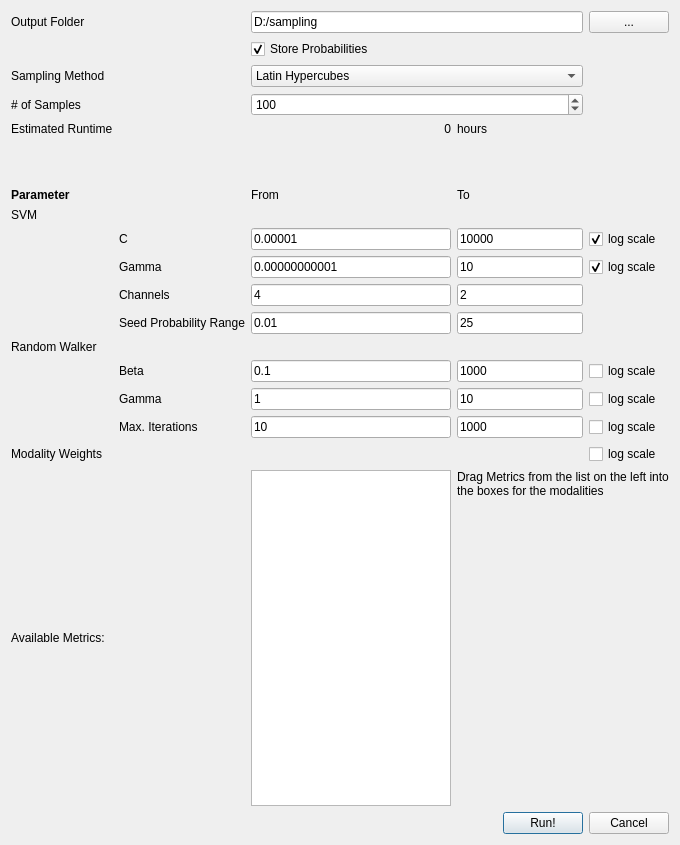
<?xml version="1.0" encoding="UTF-8"?>
<ui version="4.0">
 <class>samplingSettings</class>
 <widget class="QDialog" name="samplingSettings">
  <property name="geometry">
   <rect>
    <x>0</x>
    <y>0</y>
    <width>680</width>
    <height>845</height>
   </rect>
  </property>
  <property name="windowTitle">
   <string>Sampling Settings</string>
  </property>
  <layout class="QGridLayout" name="gridLayout">
   <item row="0" column="4">
    <widget class="QPushButton" name="pbChooseOutputFolder">
     <property name="text">
      <string>...</string>
     </property>
    </widget>
   </item>
   <item row="16" column="3">
    <widget class="QLineEdit" name="leGammaMax">
     <property name="text">
      <string>10</string>
     </property>
    </widget>
   </item>
   <item row="4" column="3">
    <widget class="QLabel" name="label_13">
     <property name="text">
      <string>hours</string>
     </property>
    </widget>
   </item>
   <item row="3" column="0">
    <widget class="QLabel" name="label_11">
     <property name="text">
      <string># of Samples</string>
     </property>
    </widget>
   </item>
   <item row="14" column="3">
    <widget class="QLineEdit" name="leBetaMax">
     <property name="text">
      <string>1000</string>
     </property>
    </widget>
   </item>
   <item row="22" column="3" colspan="2">
    <widget class="QLabel" name="lbAvailableMetricsDescription">
     <property name="enabled">
      <bool>true</bool>
     </property>
     <property name="text">
      <string>Drag Metrics from the list on the left into the boxes for the modalities</string>
     </property>
     <property name="alignment">
      <set>Qt::AlignLeading|Qt::AlignLeft|Qt::AlignTop</set>
     </property>
     <property name="wordWrap">
      <bool>true</bool>
     </property>
    </widget>
   </item>
   <item row="19" column="0">
    <widget class="QLabel" name="label_9">
     <property name="text">
      <string>Modality Weights</string>
     </property>
    </widget>
   </item>
   <item row="4" column="0">
    <widget class="QLabel" name="label_12">
     <property name="text">
      <string>Estimated Runtime</string>
     </property>
    </widget>
   </item>
   <item row="22" column="2">
    <widget class="QListWidget" name="lwAvailableMetrics">
     <property name="enabled">
      <bool>true</bool>
     </property>
     <property name="dragEnabled">
      <bool>true</bool>
     </property>
     <property name="dragDropMode">
      <enum>QAbstractItemView::DragOnly</enum>
     </property>
    </widget>
   </item>
   <item row="0" column="0">
    <widget class="QLabel" name="label_8">
     <property name="text">
      <string>Output Folder</string>
     </property>
    </widget>
   </item>
   <item row="7" column="3">
    <widget class="QLabel" name="label_6">
     <property name="text">
      <string>To</string>
     </property>
    </widget>
   </item>
   <item row="5" column="2" rowspan="2">
    <spacer name="verticalSpacer">
     <property name="orientation">
      <enum>Qt::Vertical</enum>
     </property>
     <property name="sizeHint" stdset="0">
      <size>
       <width>20</width>
       <height>40</height>
      </size>
     </property>
    </spacer>
   </item>
   <item row="3" column="2" colspan="2">
    <widget class="QSpinBox" name="sbNumberOfSamples">
     <property name="maximum">
      <number>999999999</number>
     </property>
     <property name="singleStep">
      <number>10</number>
     </property>
     <property name="value">
      <number>100</number>
     </property>
    </widget>
   </item>
   <item row="22" column="0">
    <widget class="QLabel" name="lbAvailableMetrics">
     <property name="enabled">
      <bool>true</bool>
     </property>
     <property name="text">
      <string>Available Metrics:</string>
     </property>
    </widget>
   </item>
   <item row="16" column="2">
    <widget class="QLineEdit" name="leGammaMin">
     <property name="text">
      <string>1</string>
     </property>
    </widget>
   </item>
   <item row="10" column="1">
    <widget class="QLabel" name="lbSVMGamma">
     <property name="text">
      <string>Gamma</string>
     </property>
    </widget>
   </item>
   <item row="14" column="4">
    <widget class="QCheckBox" name="cbBetaLogScale">
     <property name="text">
      <string>log scale</string>
     </property>
    </widget>
   </item>
   <item row="0" column="2" colspan="2">
    <widget class="QLineEdit" name="leOutputFolder">
     <property name="text">
      <string>D:/sampling</string>
     </property>
    </widget>
   </item>
   <item row="14" column="2">
    <widget class="QLineEdit" name="leBetaMin">
     <property name="text">
      <string>0.1</string>
     </property>
    </widget>
   </item>
   <item row="7" column="0">
    <widget class="QLabel" name="label_4">
     <property name="text">
      <string>&lt;html&gt;&lt;head/&gt;&lt;body&gt;&lt;p&gt;&lt;span style=&quot; font-weight:600;&quot;&gt;Parameter&lt;/span&gt;&lt;/p&gt;&lt;/body&gt;&lt;/html&gt;</string>
     </property>
     <property name="textFormat">
      <enum>Qt::RichText</enum>
     </property>
    </widget>
   </item>
   <item row="9" column="2">
    <widget class="QLineEdit" name="leSVM_C_From">
     <property name="text">
      <string>0.00001</string>
     </property>
    </widget>
   </item>
   <item row="9" column="1">
    <widget class="QLabel" name="lbSVMC">
     <property name="text">
      <string>C</string>
     </property>
    </widget>
   </item>
   <item row="9" column="3">
    <widget class="QLineEdit" name="leSVM_C_To">
     <property name="text">
      <string>10000</string>
     </property>
    </widget>
   </item>
   <item row="19" column="4">
    <widget class="QCheckBox" name="cbWeightLogScale">
     <property name="text">
      <string>log scale</string>
     </property>
    </widget>
   </item>
   <item row="10" column="4">
    <widget class="QCheckBox" name="cbSVM_Gamma_LogScale">
     <property name="text">
      <string>log scale</string>
     </property>
     <property name="checked">
      <bool>true</bool>
     </property>
    </widget>
   </item>
   <item row="16" column="4">
    <widget class="QCheckBox" name="cbGammaLogScale">
     <property name="text">
      <string>log scale</string>
     </property>
    </widget>
   </item>
   <item row="7" column="2">
    <widget class="QLabel" name="label_5">
     <property name="text">
      <string>From</string>
     </property>
    </widget>
   </item>
   <item row="2" column="2" colspan="2">
    <widget class="QComboBox" name="cbSamplingMethod">
     <property name="currentText">
      <string>Latin Hypercubes</string>
     </property>
     <property name="currentIndex">
      <number>1</number>
     </property>
     <item>
      <property name="text">
       <string>Random</string>
      </property>
     </item>
     <item>
      <property name="text">
       <string>Latin Hypercubes</string>
      </property>
     </item>
    </widget>
   </item>
   <item row="16" column="1">
    <widget class="QLabel" name="lbERWGamma">
     <property name="text">
      <string>Gamma</string>
     </property>
    </widget>
   </item>
   <item row="11" column="3">
    <widget class="QLineEdit" name="leSVM_Channels_To">
     <property name="text">
      <string>2</string>
     </property>
    </widget>
   </item>
   <item row="12" column="1">
    <widget class="QLabel" name="lbSVMSeedSetProb">
     <property name="text">
      <string>Seed Probability Range</string>
     </property>
    </widget>
   </item>
   <item row="12" column="2">
    <widget class="QLineEdit" name="leSVM_SeedSetProb_From">
     <property name="text">
      <string>0.01</string>
     </property>
    </widget>
   </item>
   <item row="12" column="3">
    <widget class="QLineEdit" name="leSVM_SeedSetProb_To">
     <property name="text">
      <string>25</string>
     </property>
    </widget>
   </item>
   <item row="4" column="2">
    <widget class="QLabel" name="lbEstimate">
     <property name="text">
      <string>0</string>
     </property>
     <property name="alignment">
      <set>Qt::AlignRight|Qt::AlignTrailing|Qt::AlignVCenter</set>
     </property>
    </widget>
   </item>
   <item row="14" column="1">
    <widget class="QLabel" name="lbERWBeta">
     <property name="text">
      <string>Beta</string>
     </property>
    </widget>
   </item>
   <item row="2" column="0">
    <widget class="QLabel" name="label">
     <property name="text">
      <string>Sampling Method</string>
     </property>
    </widget>
   </item>
   <item row="10" column="3">
    <widget class="QLineEdit" name="leSVM_gamma_To">
     <property name="text">
      <string>10</string>
     </property>
    </widget>
   </item>
   <item row="11" column="2">
    <widget class="QLineEdit" name="leSVM_Channels_From">
     <property name="text">
      <string>4</string>
     </property>
    </widget>
   </item>
   <item row="10" column="2">
    <widget class="QLineEdit" name="leSVM_gamma_From">
     <property name="text">
      <string>0.00000000001</string>
     </property>
    </widget>
   </item>
   <item row="11" column="1">
    <widget class="QLabel" name="lbSVMChannels">
     <property name="text">
      <string>Channels</string>
     </property>
    </widget>
   </item>
   <item row="9" column="4">
    <widget class="QCheckBox" name="cbSVM_C_LogScale">
     <property name="text">
      <string>log scale</string>
     </property>
     <property name="checked">
      <bool>true</bool>
     </property>
    </widget>
   </item>
   <item row="13" column="0">
    <widget class="QLabel" name="label_15">
     <property name="text">
      <string>Random Walker</string>
     </property>
    </widget>
   </item>
   <item row="8" column="0">
    <widget class="QLabel" name="label_16">
     <property name="text">
      <string>SVM</string>
     </property>
    </widget>
   </item>
   <item row="1" column="2">
    <widget class="QCheckBox" name="cbStoreProbabilities">
     <property name="text">
      <string>Store Probabilities</string>
     </property>
     <property name="checked">
      <bool>true</bool>
     </property>
    </widget>
   </item>
   <item row="23" column="0" colspan="5">
    <widget class="QWidget" name="wdButtonBar" native="true">
     <layout class="QHBoxLayout" name="horizontalLayout">
      <property name="spacing">
       <number>6</number>
      </property>
      <property name="leftMargin">
       <number>0</number>
      </property>
      <property name="topMargin">
       <number>0</number>
      </property>
      <property name="rightMargin">
       <number>0</number>
      </property>
      <property name="bottomMargin">
       <number>0</number>
      </property>
      <item>
       <spacer name="horizontalSpacer">
        <property name="orientation">
         <enum>Qt::Horizontal</enum>
        </property>
        <property name="sizeHint" stdset="0">
         <size>
          <width>40</width>
          <height>20</height>
         </size>
        </property>
       </spacer>
      </item>
      <item>
       <widget class="QPushButton" name="pbRun">
        <property name="text">
         <string>Run!</string>
        </property>
        <property name="default">
         <bool>true</bool>
        </property>
       </widget>
      </item>
      <item>
       <widget class="QPushButton" name="pbCancel">
        <property name="text">
         <string>Cancel</string>
        </property>
       </widget>
      </item>
     </layout>
    </widget>
   </item>
   <item row="17" column="1">
    <widget class="QLabel" name="lbERWMaxIter">
     <property name="text">
      <string>Max. Iterations</string>
     </property>
    </widget>
   </item>
   <item row="17" column="2">
    <widget class="QLineEdit" name="leMaxIterMin">
     <property name="text">
      <string>10</string>
     </property>
    </widget>
   </item>
   <item row="17" column="3">
    <widget class="QLineEdit" name="leMaxIterMax">
     <property name="text">
      <string>1000</string>
     </property>
    </widget>
   </item>
   <item row="17" column="4">
    <widget class="QCheckBox" name="cbMaxIterLogScale">
     <property name="text">
      <string>log scale</string>
     </property>
    </widget>
   </item>
  </layout>
 </widget>
 <tabstops>
  <tabstop>leOutputFolder</tabstop>
  <tabstop>pbChooseOutputFolder</tabstop>
  <tabstop>cbSamplingMethod</tabstop>
  <tabstop>sbNumberOfSamples</tabstop>
  <tabstop>leSVM_C_From</tabstop>
  <tabstop>leSVM_C_To</tabstop>
  <tabstop>cbSVM_C_LogScale</tabstop>
  <tabstop>leSVM_gamma_From</tabstop>
  <tabstop>leSVM_gamma_To</tabstop>
  <tabstop>cbSVM_Gamma_LogScale</tabstop>
  <tabstop>leSVM_Channels_From</tabstop>
  <tabstop>leSVM_Channels_To</tabstop>
  <tabstop>leSVM_SeedSetProb_From</tabstop>
  <tabstop>leSVM_SeedSetProb_To</tabstop>
  <tabstop>leBetaMin</tabstop>
  <tabstop>leBetaMax</tabstop>
  <tabstop>cbBetaLogScale</tabstop>
  <tabstop>leGammaMin</tabstop>
  <tabstop>leGammaMax</tabstop>
  <tabstop>cbGammaLogScale</tabstop>
  <tabstop>cbWeightLogScale</tabstop>
  <tabstop>lwAvailableMetrics</tabstop>
  <tabstop>pbRun</tabstop>
  <tabstop>pbCancel</tabstop>
 </tabstops>
 <resources/>
 <connections/>
</ui>
